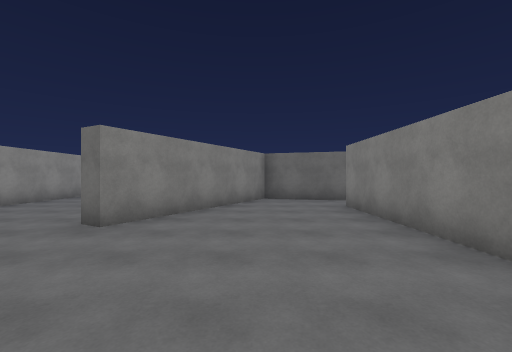
view 1 (above)

20 first-person views from a walk through a 3-D level made in the Unity game engine. The camera is 1.5 m above the floor, looks level and sees 90° across. The floor is counted in squares, 2 m on a side. Each view is taken from the middle of a square. On the plan, view 1 faces up. The plan holds only what a view shows up to about 9 squares ahead; the rest is blank. The place goes on beyond the plan. The player is left out. Some animated figures are not drawn. Some surface patterns are stand-ins.

view 2
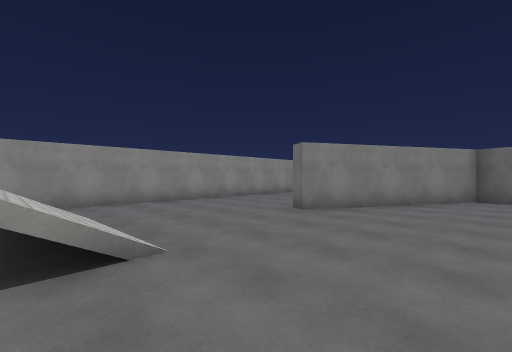

view 3
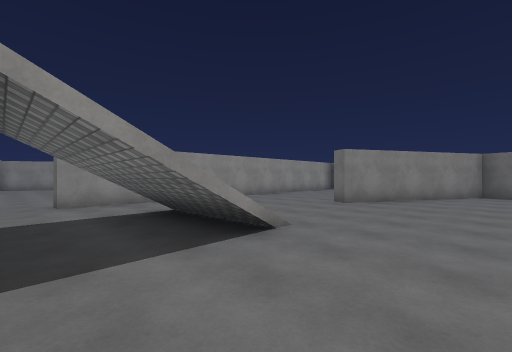

view 4
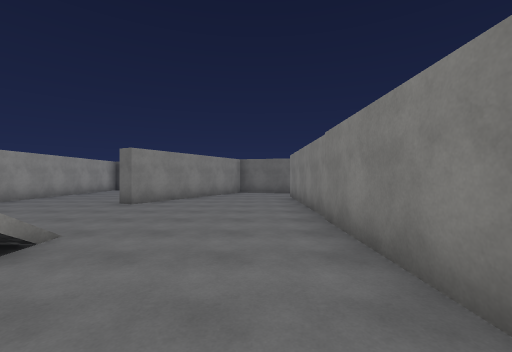

view 5
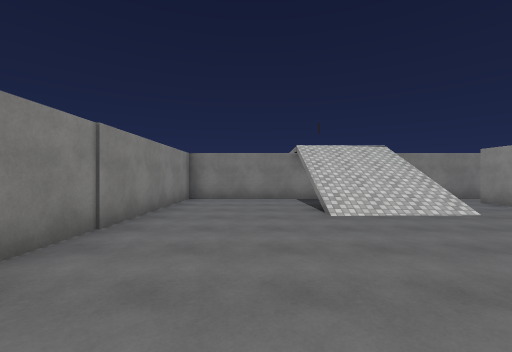

view 6
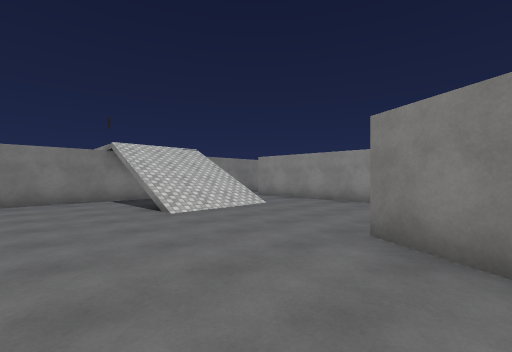

view 7
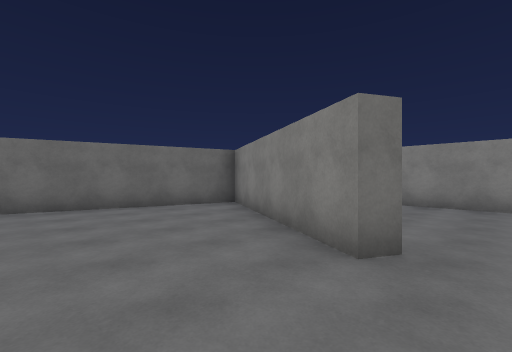

view 8
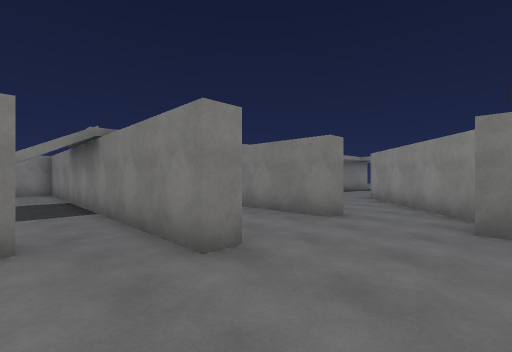

view 9
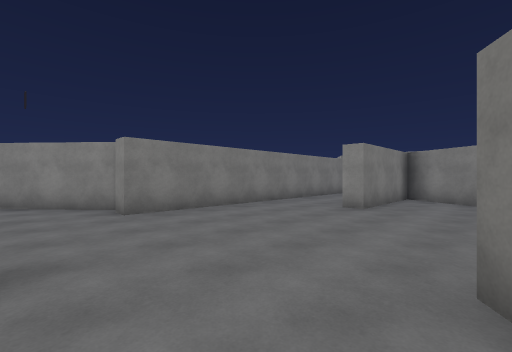

view 10
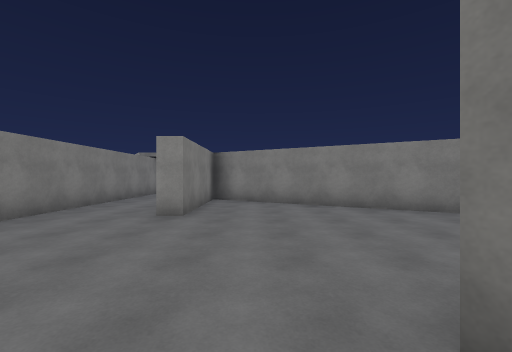

view 11
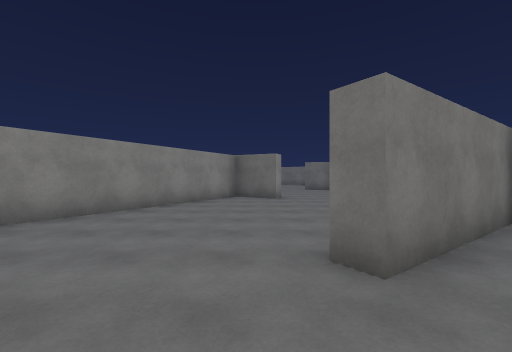

view 12
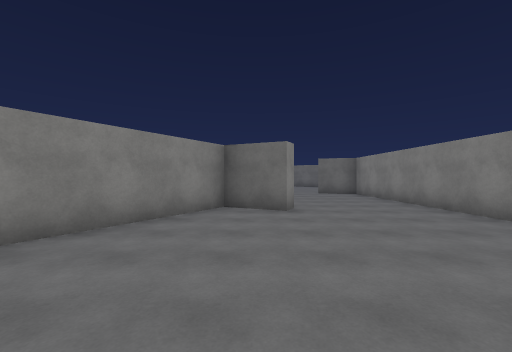

view 13
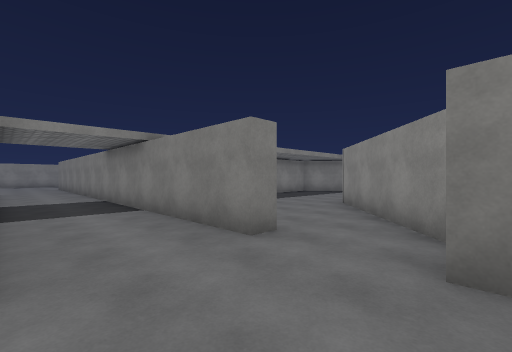

view 14
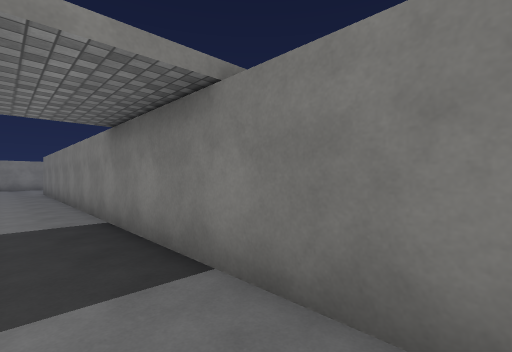

view 15
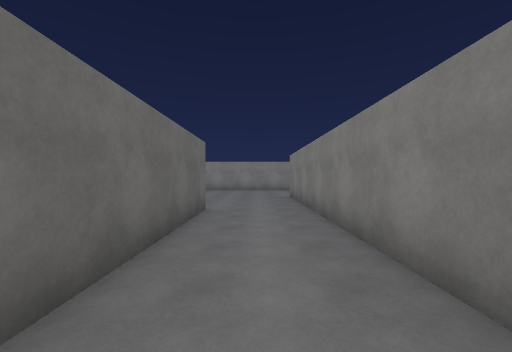

view 16
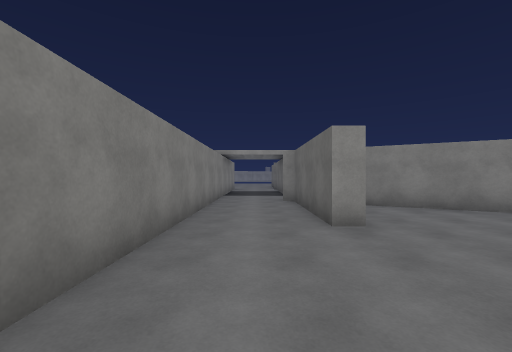

view 17
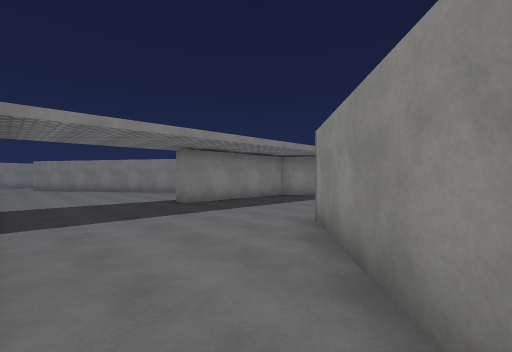

view 18
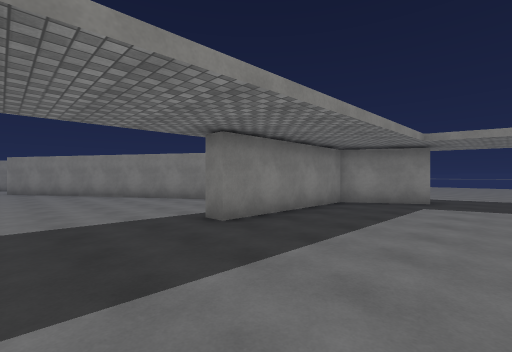

view 19
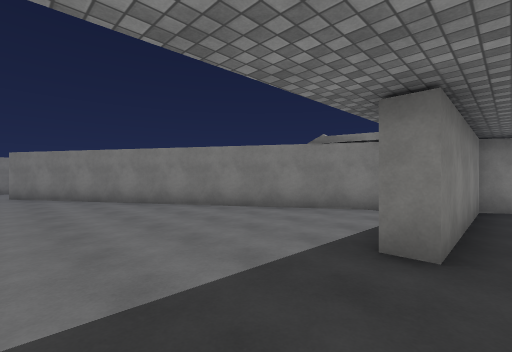

view 20
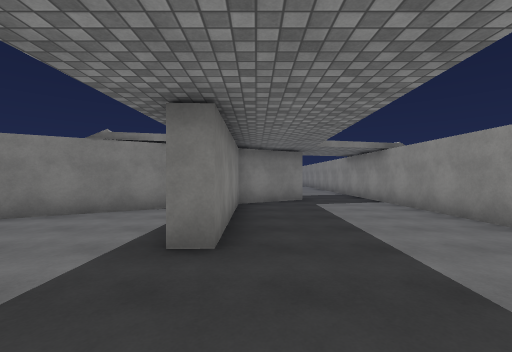

### Floor plan
Key: @ floor where view 1 was taken; # wall or solid block; . floor; / step, stairs or slope; = window, fence, low wall or low ledge.
Columns run from 18 left of view 1 to 8 right of it. Each row starts with its distance up from view 1.
  9          ..#...#####
  8         ...#.....#####
  7         ...#.....#...
  6      ###...#....##..#
  5      #.....#....#...#
  4     ##.....#....#...#
  3     #......#........#
  2    ##......#........#
  1   ##.....###........#
  0   #.....##.#..///.@.#
 -1  ##.....#..#..///...#
 -2  #.........#..///...#
 -3  #..................#
 -4 #####......###########....
 -5 ..........................
 -6 ..........................
 -7 #########..###############
 -8         ##.................
 -9          ##.............###
-10           #............##
-11           ##....#....###
-12            #....#...##
-13            #....#.##=
-14            #....###
-15            #.. ##
-16            #..#
-17            #...
-18             ...
-19             ..

Positions as (right, up) in squares from view 1, and headings:
1: (0, 0), facing up
2: (1, -1), facing up-left
3: (1, -3), facing up-left
4: (1, -3), facing up
5: (0, 5), facing down
6: (1, 5), facing down-left
7: (-5, 3), facing up-right
8: (-10, -2), facing down-right
9: (-8, -1), facing down-left
10: (-9, -2), facing left
11: (-11, -3), facing up
12: (-11, 0), facing up
13: (-10, -4), facing down-right
14: (-6, -5), facing down-right
15: (-2, -5), facing right
16: (-10, -5), facing left
17: (-9, -7), facing down-right
18: (-6, -8), facing down-right
19: (-3, -8), facing down-right
20: (-3, -8), facing down
